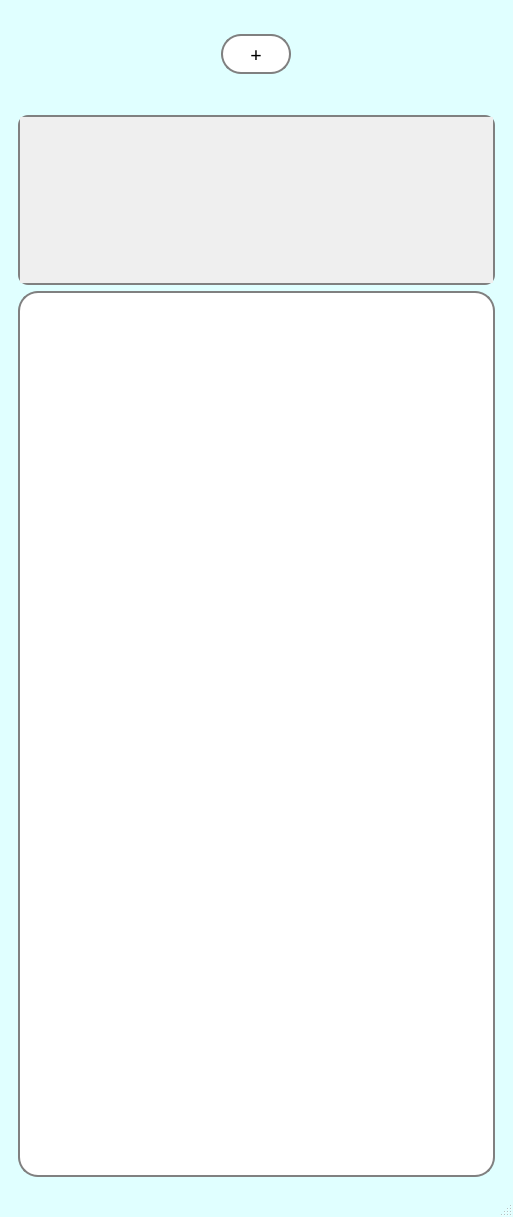
<?xml version="1.0" encoding="UTF-8"?>
<ui version="4.0">
 <class>MainWindow</class>
 <widget class="QMainWindow" name="MainWindow">
  <property name="windowModality">
   <enum>Qt::ApplicationModal</enum>
  </property>
  <property name="geometry">
   <rect>
    <x>0</x>
    <y>0</y>
    <width>513</width>
    <height>1217</height>
   </rect>
  </property>
  <property name="windowTitle">
   <string>MainWindow</string>
  </property>
  <property name="styleSheet">
   <string notr="true">QPushButton:hover{background: #2666DE; border:none;}
QPushButton  {font-family: &quot;Segoe UI Variable Text Semibold&quot;;
					background: white;
					border: 2px solid grey;
					border-radius: 20px;}
QMainWindow {background: #E0FFFF}

QScrollArea {border: none;
					background-color: none;}
QLabel {font-family: &quot;Segoe UI Variable Text Semibold&quot;}
QVBoxLayout {backround: rgb(201, 218, 255)}</string>
  </property>
  <widget class="QWidget" name="centralwidget">
   <layout class="QVBoxLayout" name="verticalLayout_2">
    <item>
     <widget class="QWidget" name="farms_widget" native="true">
      <property name="sizePolicy">
       <sizepolicy hsizetype="Maximum" vsizetype="Preferred">
        <horstretch>0</horstretch>
        <verstretch>0</verstretch>
       </sizepolicy>
      </property>
      <property name="minimumSize">
       <size>
        <width>491</width>
        <height>91</height>
       </size>
      </property>
      <property name="maximumSize">
       <size>
        <width>12345678</width>
        <height>91</height>
       </size>
      </property>
      <property name="styleSheet">
       <string notr="true"/>
      </property>
      <layout class="QVBoxLayout" name="verticalLayout_3">
       <item>
        <layout class="QHBoxLayout" name="farmsLayout">
         <item>
          <widget class="QPushButton" name="addButton">
           <property name="sizePolicy">
            <sizepolicy hsizetype="Minimum" vsizetype="Fixed">
             <horstretch>0</horstretch>
             <verstretch>0</verstretch>
            </sizepolicy>
           </property>
           <property name="minimumSize">
            <size>
             <width>70</width>
             <height>40</height>
            </size>
           </property>
           <property name="maximumSize">
            <size>
             <width>70</width>
             <height>40</height>
            </size>
           </property>
           <property name="font">
            <font>
             <family>Segoe UI Variable Text Semibold</family>
             <pointsize>15</pointsize>
            </font>
           </property>
           <property name="styleSheet">
            <string notr="true"/>
           </property>
           <property name="text">
            <string>+</string>
           </property>
          </widget>
         </item>
        </layout>
       </item>
      </layout>
     </widget>
    </item>
    <item>
     <widget class="QWidget" name="wd2" native="true">
      <layout class="QVBoxLayout" name="verticalLayout">
       <item>
        <widget class="QScrollArea" name="scrollArea">
         <property name="sizePolicy">
          <sizepolicy hsizetype="Expanding" vsizetype="Fixed">
           <horstretch>0</horstretch>
           <verstretch>0</verstretch>
          </sizepolicy>
         </property>
         <property name="minimumSize">
          <size>
           <width>0</width>
           <height>170</height>
          </size>
         </property>
         <property name="maximumSize">
          <size>
           <width>16777215</width>
           <height>170</height>
          </size>
         </property>
         <property name="styleSheet">
          <string notr="true">QScrollArea {
border: 2px solid grey;
border-radius: 10px;
background: white
}</string>
         </property>
         <property name="verticalScrollBarPolicy">
          <enum>Qt::ScrollBarAsNeeded</enum>
         </property>
         <property name="horizontalScrollBarPolicy">
          <enum>Qt::ScrollBarAsNeeded</enum>
         </property>
         <property name="widgetResizable">
          <bool>true</bool>
         </property>
         <widget class="QWidget" name="scrollAreaWidgetContents">
          <property name="geometry">
           <rect>
            <x>0</x>
            <y>0</y>
            <width>465</width>
            <height>166</height>
           </rect>
          </property>
         </widget>
        </widget>
       </item>
       <item>
        <widget class="QStackedWidget" name="handler">
         <property name="sizePolicy">
          <sizepolicy hsizetype="Minimum" vsizetype="Minimum">
           <horstretch>0</horstretch>
           <verstretch>0</verstretch>
          </sizepolicy>
         </property>
         <property name="styleSheet">
          <string notr="true">QStackedWidget {border: 2px solid grey;
border-radius: 20px;
background: white}</string>
         </property>
        </widget>
       </item>
      </layout>
     </widget>
    </item>
   </layout>
  </widget>
  <widget class="QMenuBar" name="menubar">
   <property name="geometry">
    <rect>
     <x>0</x>
     <y>0</y>
     <width>513</width>
     <height>26</height>
    </rect>
   </property>
  </widget>
  <widget class="QStatusBar" name="statusbar"/>
 </widget>
 <resources/>
 <connections/>
</ui>
